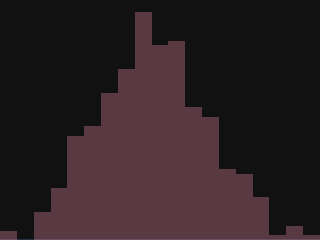

Source (notebook cell):
### Code cell
# try hist
counts, bins = np.histogram(df.log_views, bins = 30)
print(counts)
print(bins)

df["log_views"] = np.log(df.views)

### Figure 1 — Plotly figure (JSON) as saved in the notebook; plotly's stock layout.template omitted (floating-point values rounded to 4 significant figures; data arrays with more than 128 entries replaced by an {"elided": "..."} marker saying what was removed)
{"data": [{"alignmentgroup": "True", "bingroup": "x", "hovertemplate": "Artikel exp(%{x}) Mal besucht<br>%{y} Orte<extra></extra>", "legendgroup": "", "marker": {"color": "rgba(255,150,180, .3)", "pattern": {"shape": ""}}, "name": "", "nbinsx": 30, "offsetgroup": "", "orientation": "v", "showlegend": false, "type": "histogram", "x": {"elided": "360 float values"}, "xaxis": "x", "yaxis": "y"}], "layout": {"barmode": "relative", "height": 200, "legend": {"tracegroupgap": 0}, "margin": {"b": 0, "l": 0, "r": 0, "t": 0}, "width": 200, "xaxis": {"anchor": "y", "autorange": true, "domain": [0, 1], "range": [1, 10.5], "tickvals": [], "title": {}, "type": "linear"}, "yaxis": {"anchor": "x", "autorange": true, "domain": [0, 1], "range": [0, 50.53], "showgrid": false, "tickvals": [], "title": {}}}}
